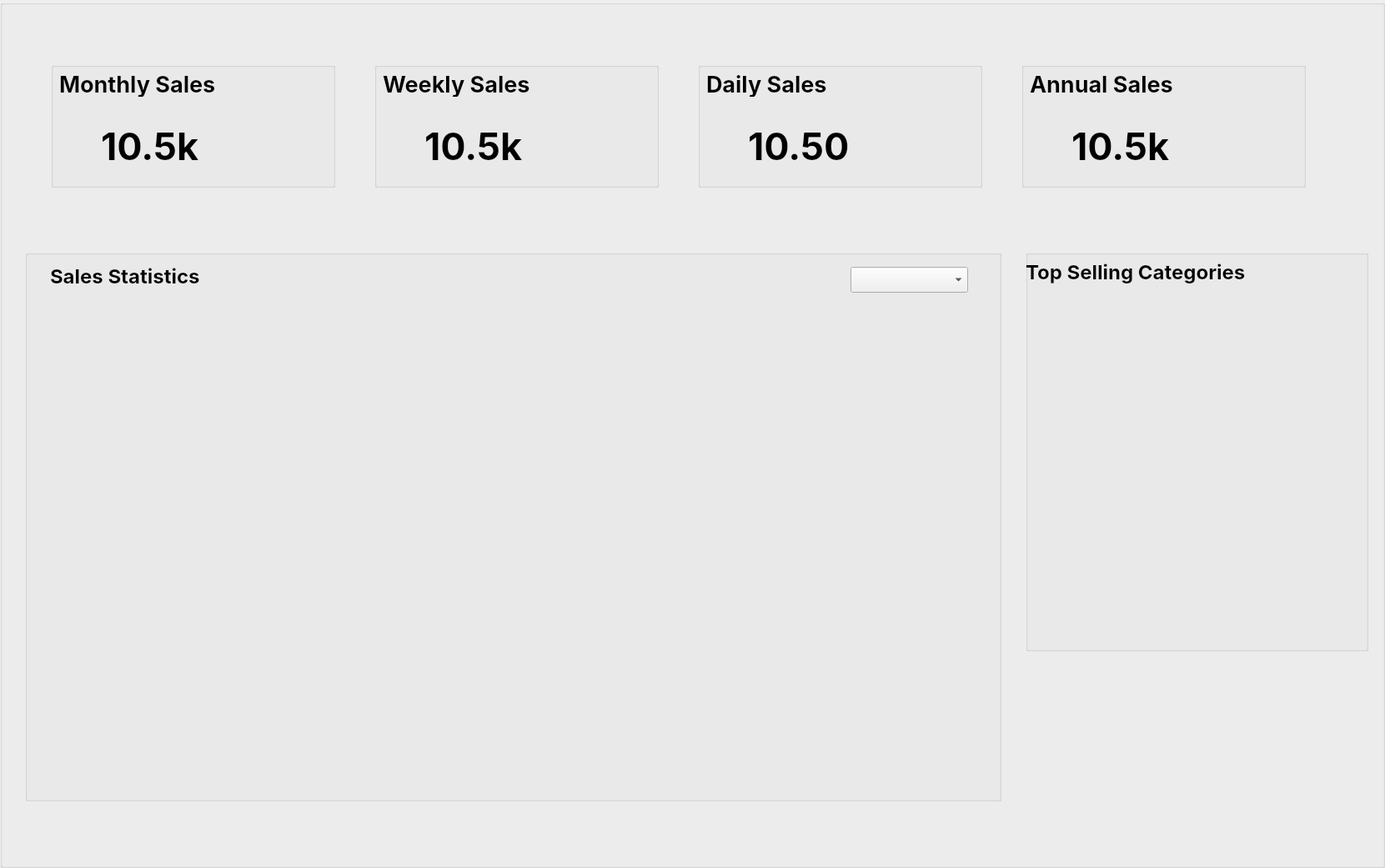
<?xml version="1.0" encoding="UTF-8"?>
<ui version="4.0">
 <class>admin_reports</class>
 <widget class="QWidget" name="admin_reports">
  <property name="geometry">
   <rect>
    <x>0</x>
    <y>0</y>
    <width>1661</width>
    <height>1041</height>
   </rect>
  </property>
  <property name="windowTitle">
   <string>Form</string>
  </property>
  <property name="layoutDirection">
   <enum>Qt::LeftToRight</enum>
  </property>
  <property name="autoFillBackground">
   <bool>false</bool>
  </property>
  <property name="styleSheet">
   <string notr="true">QWidget#cashier_dashboard {
	background: #FEFEFE;
}</string>
  </property>
  <widget class="QGroupBox" name="admin_MainContainer">
   <property name="geometry">
    <rect>
     <x>0</x>
     <y>0</y>
     <width>1661</width>
     <height>1041</height>
    </rect>
   </property>
   <property name="styleSheet">
    <string notr="true">QGroupBox#admin_MainContainer{
	background: #rgba(255,255,255,0.5);
}</string>
   </property>
   <property name="title">
    <string/>
   </property>
   <widget class="QGroupBox" name="gb_LineChart">
    <property name="geometry">
     <rect>
      <x>30</x>
      <y>300</y>
      <width>1171</width>
      <height>661</height>
     </rect>
    </property>
    <property name="title">
     <string/>
    </property>
    <widget class="QWidget" name="verticalLayoutWidget">
     <property name="geometry">
      <rect>
       <x>30</x>
       <y>80</y>
       <width>1111</width>
       <height>551</height>
      </rect>
     </property>
     <layout class="QVBoxLayout" name="layout_linechart"/>
    </widget>
    <widget class="QLabel" name="label_5">
     <property name="geometry">
      <rect>
       <x>30</x>
       <y>20</y>
       <width>181</width>
       <height>21</height>
      </rect>
     </property>
     <property name="font">
      <font>
       <family>Inter</family>
       <pointsize>18</pointsize>
       <bold>true</bold>
      </font>
     </property>
     <property name="text">
      <string>Sales Statistics</string>
     </property>
    </widget>
    <widget class="QComboBox" name="cb_linechart">
     <property name="geometry">
      <rect>
       <x>990</x>
       <y>20</y>
       <width>141</width>
       <height>31</height>
      </rect>
     </property>
     <property name="font">
      <font>
       <family>Inter</family>
       <pointsize>16</pointsize>
       <bold>false</bold>
      </font>
     </property>
    </widget>
   </widget>
   <widget class="QWidget" name="layoutWidget">
    <property name="geometry">
     <rect>
      <x>20</x>
      <y>50</y>
      <width>1591</width>
      <height>201</height>
     </rect>
    </property>
    <layout class="QHBoxLayout" name="horizontalLayout">
     <item>
      <widget class="QGroupBox" name="gb_Monthly">
       <property name="sizePolicy">
        <sizepolicy hsizetype="Minimum" vsizetype="Minimum">
         <horstretch>0</horstretch>
         <verstretch>0</verstretch>
        </sizepolicy>
       </property>
       <property name="minimumSize">
        <size>
         <width>341</width>
         <height>150</height>
        </size>
       </property>
       <property name="maximumSize">
        <size>
         <width>341</width>
         <height>150</height>
        </size>
       </property>
       <property name="title">
        <string/>
       </property>
       <widget class="QLabel" name="label_monthly">
        <property name="geometry">
         <rect>
          <x>10</x>
          <y>10</y>
          <width>191</width>
          <height>31</height>
         </rect>
        </property>
        <property name="font">
         <font>
          <family>Inter</family>
          <pointsize>20</pointsize>
          <bold>true</bold>
         </font>
        </property>
        <property name="text">
         <string>Monthly Sales</string>
        </property>
       </widget>
       <widget class="QLabel" name="lb_monthly">
        <property name="geometry">
         <rect>
          <x>60</x>
          <y>70</y>
          <width>151</width>
          <height>61</height>
         </rect>
        </property>
        <property name="font">
         <font>
          <family>Inter</family>
          <pointsize>34</pointsize>
          <bold>true</bold>
         </font>
        </property>
        <property name="text">
         <string>10.5k</string>
        </property>
       </widget>
       <widget class="QLabel" name="peso">
        <property name="geometry">
         <rect>
          <x>10</x>
          <y>80</y>
          <width>41</width>
          <height>41</height>
         </rect>
        </property>
        <property name="text">
         <string/>
        </property>
        <property name="pixmap">
         <pixmap>../src/frontend/__image/peso-sign.svg</pixmap>
        </property>
        <property name="scaledContents">
         <bool>true</bool>
        </property>
       </widget>
       <widget class="QLabel" name="label">
        <property name="geometry">
         <rect>
          <x>220</x>
          <y>20</y>
          <width>100</width>
          <height>100</height>
         </rect>
        </property>
        <property name="text">
         <string/>
        </property>
        <property name="pixmap">
         <pixmap>../src/frontend/__image/admin_elements/reports/photo_6156872775034322209_m.jpg</pixmap>
        </property>
        <property name="scaledContents">
         <bool>true</bool>
        </property>
       </widget>
      </widget>
     </item>
     <item>
      <widget class="QGroupBox" name="gb_Weekly">
       <property name="sizePolicy">
        <sizepolicy hsizetype="Minimum" vsizetype="Minimum">
         <horstretch>0</horstretch>
         <verstretch>0</verstretch>
        </sizepolicy>
       </property>
       <property name="minimumSize">
        <size>
         <width>341</width>
         <height>150</height>
        </size>
       </property>
       <property name="maximumSize">
        <size>
         <width>341</width>
         <height>150</height>
        </size>
       </property>
       <property name="title">
        <string/>
       </property>
       <widget class="QLabel" name="peso_2">
        <property name="geometry">
         <rect>
          <x>10</x>
          <y>80</y>
          <width>41</width>
          <height>41</height>
         </rect>
        </property>
        <property name="text">
         <string/>
        </property>
        <property name="pixmap">
         <pixmap>../src/frontend/__image/peso-sign.svg</pixmap>
        </property>
        <property name="scaledContents">
         <bool>true</bool>
        </property>
       </widget>
       <widget class="QLabel" name="lb_weekly">
        <property name="geometry">
         <rect>
          <x>60</x>
          <y>70</y>
          <width>151</width>
          <height>61</height>
         </rect>
        </property>
        <property name="font">
         <font>
          <family>Inter</family>
          <pointsize>34</pointsize>
          <bold>true</bold>
         </font>
        </property>
        <property name="text">
         <string>10.5k</string>
        </property>
       </widget>
       <widget class="QLabel" name="label_weekly">
        <property name="geometry">
         <rect>
          <x>10</x>
          <y>10</y>
          <width>191</width>
          <height>31</height>
         </rect>
        </property>
        <property name="font">
         <font>
          <family>Inter</family>
          <pointsize>20</pointsize>
          <bold>true</bold>
         </font>
        </property>
        <property name="text">
         <string>Weekly Sales</string>
        </property>
       </widget>
       <widget class="QLabel" name="label_2">
        <property name="geometry">
         <rect>
          <x>230</x>
          <y>20</y>
          <width>100</width>
          <height>100</height>
         </rect>
        </property>
        <property name="text">
         <string/>
        </property>
        <property name="pixmap">
         <pixmap>../src/frontend/__image/admin_elements/reports/photo_6156872775034322207_m.jpg</pixmap>
        </property>
        <property name="scaledContents">
         <bool>true</bool>
        </property>
       </widget>
      </widget>
     </item>
     <item>
      <widget class="QGroupBox" name="gb_Daily">
       <property name="sizePolicy">
        <sizepolicy hsizetype="Minimum" vsizetype="Minimum">
         <horstretch>0</horstretch>
         <verstretch>0</verstretch>
        </sizepolicy>
       </property>
       <property name="minimumSize">
        <size>
         <width>341</width>
         <height>150</height>
        </size>
       </property>
       <property name="maximumSize">
        <size>
         <width>341</width>
         <height>150</height>
        </size>
       </property>
       <property name="title">
        <string/>
       </property>
       <widget class="QLabel" name="peso_3">
        <property name="geometry">
         <rect>
          <x>10</x>
          <y>80</y>
          <width>41</width>
          <height>41</height>
         </rect>
        </property>
        <property name="text">
         <string/>
        </property>
        <property name="pixmap">
         <pixmap>../src/frontend/__image/peso-sign.svg</pixmap>
        </property>
        <property name="scaledContents">
         <bool>true</bool>
        </property>
       </widget>
       <widget class="QLabel" name="lb_daily">
        <property name="geometry">
         <rect>
          <x>60</x>
          <y>70</y>
          <width>171</width>
          <height>61</height>
         </rect>
        </property>
        <property name="font">
         <font>
          <family>Inter</family>
          <pointsize>34</pointsize>
          <bold>true</bold>
         </font>
        </property>
        <property name="text">
         <string>10.50</string>
        </property>
       </widget>
       <widget class="QLabel" name="label_daily">
        <property name="geometry">
         <rect>
          <x>10</x>
          <y>10</y>
          <width>191</width>
          <height>31</height>
         </rect>
        </property>
        <property name="font">
         <font>
          <family>Inter</family>
          <pointsize>20</pointsize>
          <bold>true</bold>
         </font>
        </property>
        <property name="text">
         <string>Daily Sales</string>
        </property>
       </widget>
       <widget class="QLabel" name="label_3">
        <property name="geometry">
         <rect>
          <x>230</x>
          <y>20</y>
          <width>100</width>
          <height>100</height>
         </rect>
        </property>
        <property name="text">
         <string/>
        </property>
        <property name="pixmap">
         <pixmap>../src/frontend/__image/admin_elements/reports/photo_6156872775034322208_m.jpg</pixmap>
        </property>
        <property name="scaledContents">
         <bool>true</bool>
        </property>
       </widget>
      </widget>
     </item>
     <item>
      <widget class="QGroupBox" name="gb_Annual">
       <property name="sizePolicy">
        <sizepolicy hsizetype="Minimum" vsizetype="Minimum">
         <horstretch>0</horstretch>
         <verstretch>0</verstretch>
        </sizepolicy>
       </property>
       <property name="minimumSize">
        <size>
         <width>341</width>
         <height>150</height>
        </size>
       </property>
       <property name="maximumSize">
        <size>
         <width>341</width>
         <height>150</height>
        </size>
       </property>
       <property name="title">
        <string/>
       </property>
       <widget class="QLabel" name="peso_4">
        <property name="geometry">
         <rect>
          <x>10</x>
          <y>80</y>
          <width>41</width>
          <height>41</height>
         </rect>
        </property>
        <property name="text">
         <string/>
        </property>
        <property name="pixmap">
         <pixmap>../src/frontend/__image/peso-sign.svg</pixmap>
        </property>
        <property name="scaledContents">
         <bool>true</bool>
        </property>
       </widget>
       <widget class="QLabel" name="lb_annual">
        <property name="geometry">
         <rect>
          <x>60</x>
          <y>70</y>
          <width>161</width>
          <height>61</height>
         </rect>
        </property>
        <property name="font">
         <font>
          <family>Inter</family>
          <pointsize>34</pointsize>
          <bold>true</bold>
         </font>
        </property>
        <property name="text">
         <string>10.5k</string>
        </property>
       </widget>
       <widget class="QLabel" name="label_annual">
        <property name="geometry">
         <rect>
          <x>10</x>
          <y>10</y>
          <width>191</width>
          <height>31</height>
         </rect>
        </property>
        <property name="font">
         <font>
          <family>Inter</family>
          <pointsize>20</pointsize>
          <bold>true</bold>
         </font>
        </property>
        <property name="text">
         <string>Annual Sales</string>
        </property>
       </widget>
       <widget class="QLabel" name="label_4">
        <property name="geometry">
         <rect>
          <x>230</x>
          <y>20</y>
          <width>100</width>
          <height>100</height>
         </rect>
        </property>
        <property name="text">
         <string/>
        </property>
        <property name="pixmap">
         <pixmap>../src/frontend/__image/admin_elements/reports/photo_6156872775034322210_m.jpg</pixmap>
        </property>
        <property name="scaledContents">
         <bool>true</bool>
        </property>
       </widget>
      </widget>
     </item>
    </layout>
   </widget>
   <widget class="QGroupBox" name="gb_PieChart">
    <property name="geometry">
     <rect>
      <x>1230</x>
      <y>300</y>
      <width>411</width>
      <height>481</height>
     </rect>
    </property>
    <property name="title">
     <string/>
    </property>
    <widget class="QWidget" name="verticalLayoutWidget_2">
     <property name="geometry">
      <rect>
       <x>10</x>
       <y>50</y>
       <width>391</width>
       <height>421</height>
      </rect>
     </property>
     <layout class="QVBoxLayout" name="layout_piechart"/>
    </widget>
    <widget class="QLabel" name="label_6">
     <property name="geometry">
      <rect>
       <x>0</x>
       <y>5</y>
       <width>381</width>
       <height>41</height>
      </rect>
     </property>
     <property name="font">
      <font>
       <family>Inter</family>
       <pointsize>18</pointsize>
       <bold>true</bold>
      </font>
     </property>
     <property name="text">
      <string>Top Selling Categories</string>
     </property>
    </widget>
   </widget>
  </widget>
 </widget>
 <resources/>
 <connections/>
</ui>
